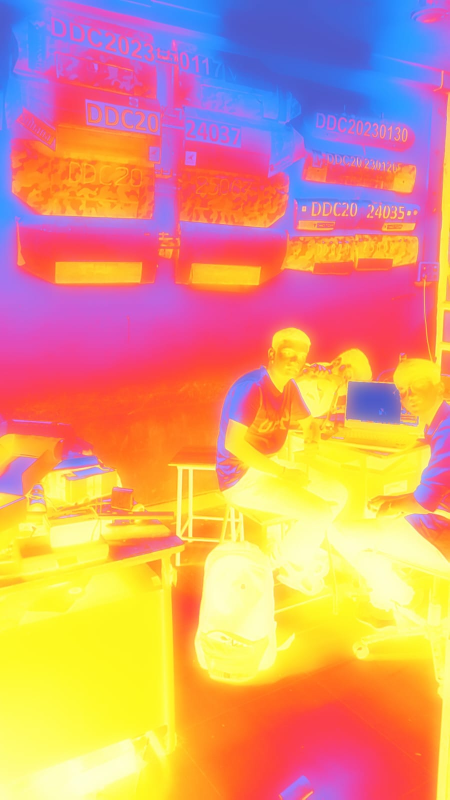
#> input picture camera fusion/thermal.jpg, 899 x 1599 px, found by its file name (shown at 1/2 size)
$ python stitching.py
#> lines starting #> are read from the running program, lines starting #| are printed output that depends on the picture
import numpy as np
import cv2

therm = cv2.imread(r"D:\git\learning-cv\camera fusion\thermal.jpg")
#> therm is the input picture: shape (1599, 899, 3); mean B, G, R 118.3, 153.7, 222.7

ir = cv2.imread(r"D:\git\learning-cv\camera fusion\infrared.jpg")
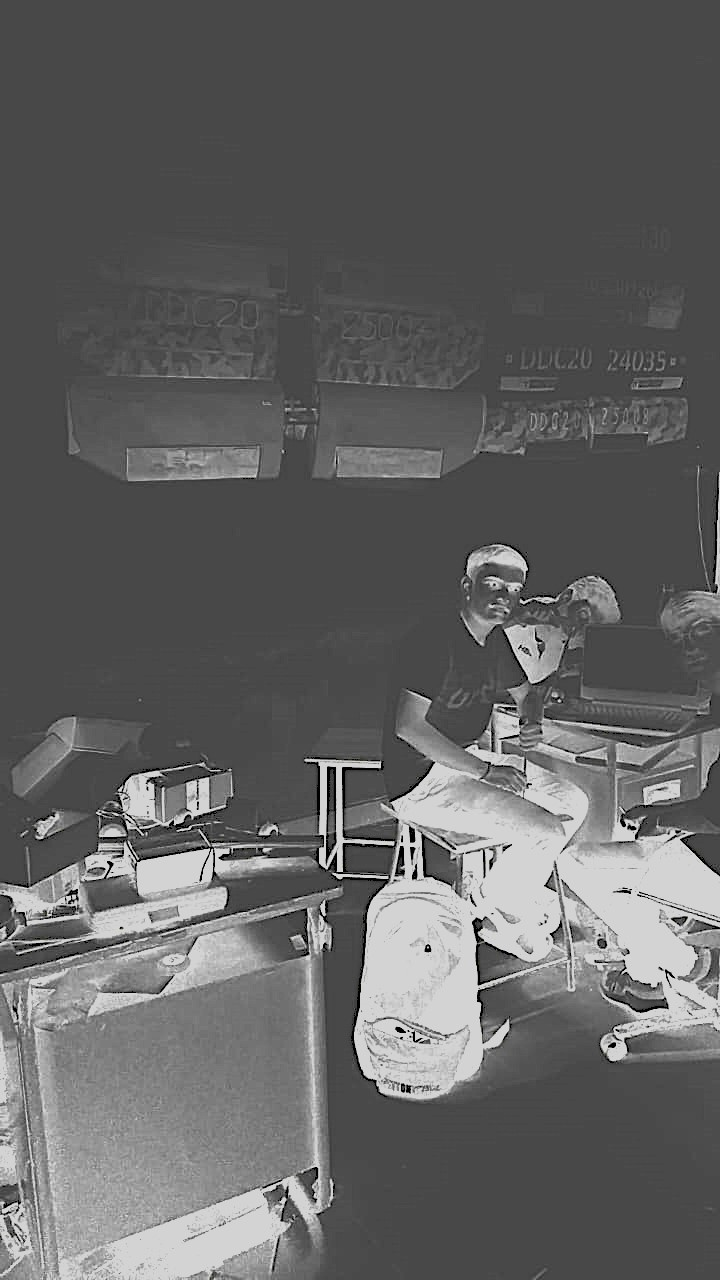
#> input picture camera fusion/infrared.jpg, 720 x 1280 px, found by its file name
#> ir is the input picture: shape (1280, 720, 3); mean B, G, R 97.9, 97.9, 97.9

therm = cv2.resize(therm, (480, 480))
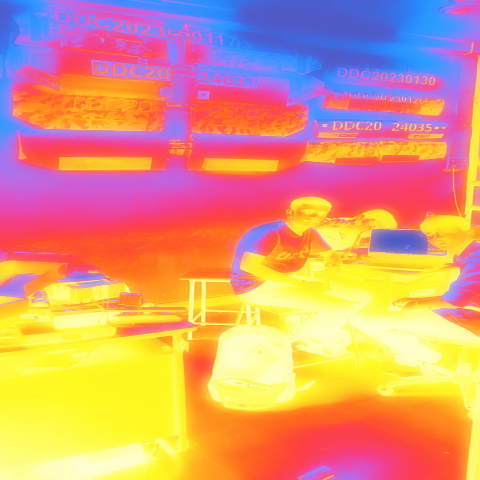
#> therm: shape (480, 480, 3); mean B, G, R 118.2, 153.6, 222.7
ir = cv2.resize(ir, (480, 480))
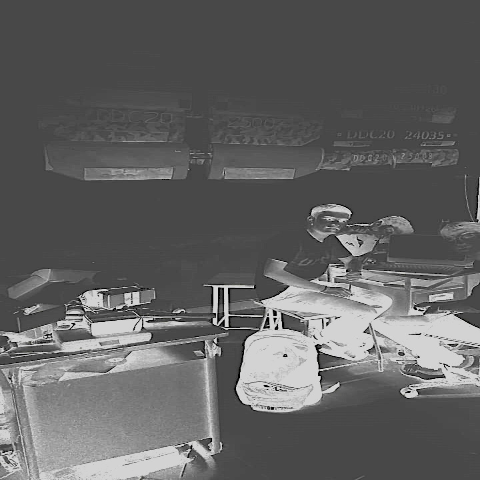
#> ir: shape (480, 480, 3); mean B, G, R 97.9, 97.9, 97.9

cv2.imshow('thermal', therm)
